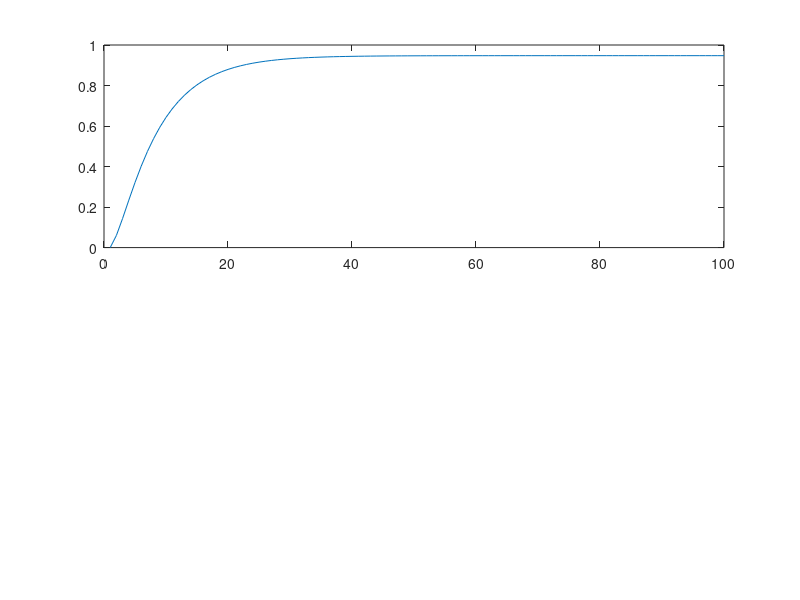

MATLAB code to generate this figure:
%A)
T = [0.8 0.2 0 0 0;  %1
    0 0.6 0.3 0.1 0; %2
    0 0 1 0 0;       %3
    0.3 0.2 0 0.4 0.1 %4
    0 0 0 0 1]; %5
Taux = T'

%B) e C)
N = 1:100;
probs6b = zeros(1,length(N));
probs6c = zeros(2,length(N));
for n = N
    Tn = T^n;
    probs6b(n) = Tn(1,2);
    probs6c(1,n) = Tn(1,3);
    probs6c(2,n) = Tn(1,5);
end
%B)
plot(N,probs6b);

%C)
% Começa no estado 1 e termina no estado 3
subplot(2,1,1);
plot(N, probs6c(1,:));

%D)
can = Taux([1 2 4 3 5], [1 2 4 3 5])
q = can(1:3, 1:3);

%E)
aux = eye(3) - q
aux2 = inv(aux)


